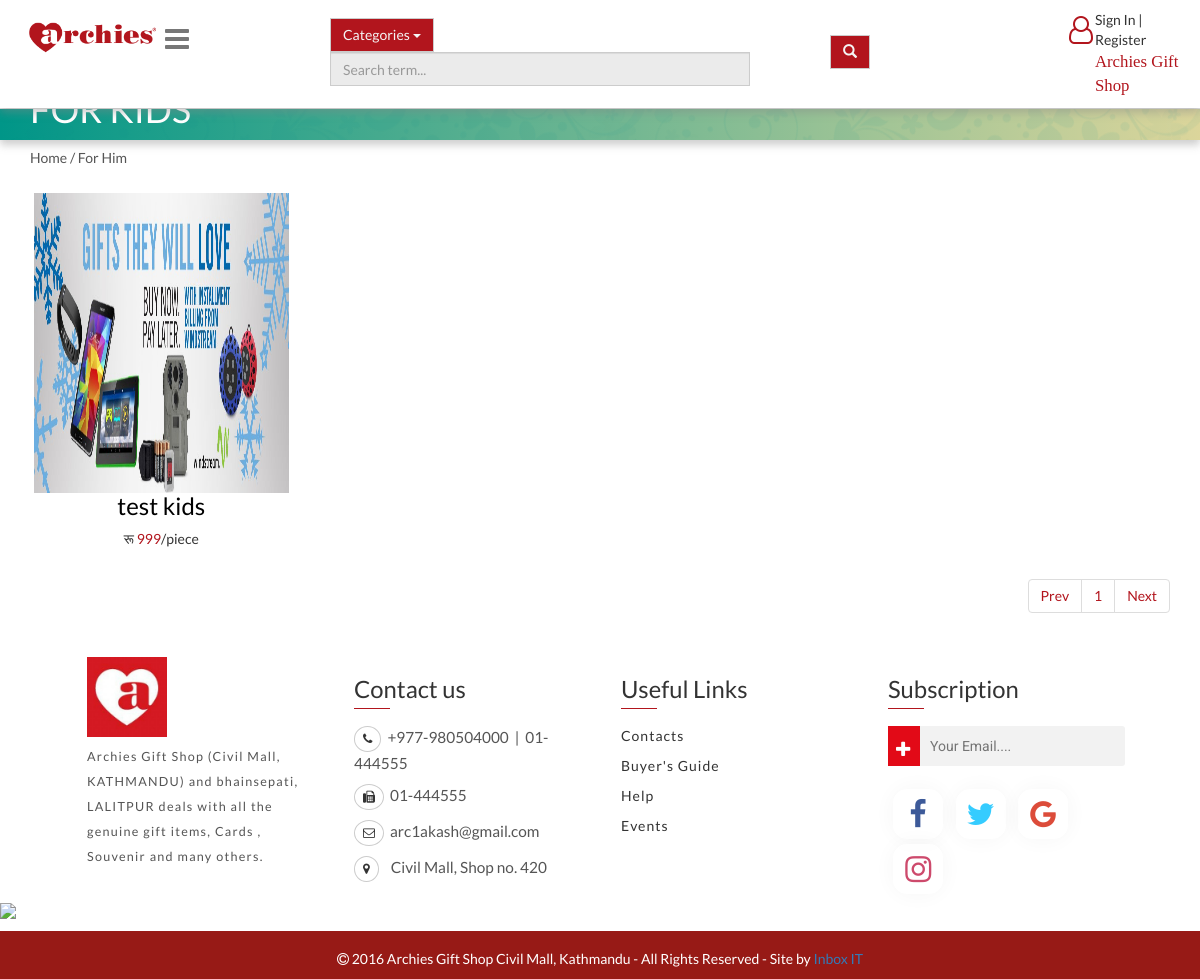
The app's page /forkids.php with its own data.
### tables this page shows
CREATE TABLE `products` (
  `id` int(11) NOT NULL,
  `product_name` varchar(100) NOT NULL,
  `price` int(11) NOT NULL,
  `stock` int(11) NOT NULL,
  `category_id` int(100) NOT NULL,
  `src` varchar(900) NOT NULL,
  `main_category_id` int(11) DEFAULT NULL
);

### forkids.php (the view, shortened to what this page needs)
<?php
require 'includes/db.php';
?>
<!DOCTYPE html>
<html lang="en">
<head>
    <?php include 'includes/head.php';?>
</head>
<body>
		<?php include 'includes/fixed-nav.php'; ?>
		<div class="head-banner container col-lg-12 col-md-12 col-sm-12 col-xs-12">
			<div class="banner-caption"><h1>FOR KIDS</h1></div>
		</div>
		<div class="container product-address-header col-md-12 col-sm-12 col-xs-12">
			<h5><a class="generic-anchor" href="index.php">Home</a>  / <a class="generic-anchor" href="forkids.php"> For Him</a> </h5>
	   	</div>
      <section class="product-inner-showcase ">
    <div class="container" style="width:100%;">
      <div class="row">
          <div class="col-lg-12 col-md-12 col-sm-12 col-xs-12 " >
            <div class="item text-center">
           <?php
        if(isset($_POST['prodper']))
        {
          $perpage= $_POST['perpage'];
        } else{
        $perpage = 12;
        }
        if(isset($_GET["page"])){
        $page = intval($_GET["page"]);
        }
        else {
        $page = 1;
        }
        $calc = $perpage * $page;
        $start = $calc - $perpage;
        $result = mysqli_query($conn, "SELECT a.* FROM products a inner join main_categories b on a.main_category_id = b.id Where b.category = 'for kids'  Limit $start, $perpage");
        $rows = mysqli_num_rows($result);
        if($rows > 0){
        while($post = mysqli_fetch_assoc($result)) {
        ?>
        <div class="col-md-3 col-sm-3 col-xs-12">
                  <div class="thumbnail product-item">
                     <div class="hovereffect">
                    <img class="img-responsive item-img" src="img/products/<?php echo $post['src']; ?>" alt="product">
                </div>
                  </div>
                  <h3><a href="products.php?id=<?php echo $post['id']; ?>"><?php echo $post['product_name']; ?></a></h3>
                  <p class="amount"> <span><?php echo $post['price'];  ?></span>/piece </p>
                    </div>
        <?php
        }
        }
        ?>
        </div>
        </div>
    </div>
  </div>
</section>
 <div class="container">
            <ul class="pagination pull-right">
<?php
    if(isset($page))
  {
    $total = $rows;
    $totalPages = ceil($total / $perpage);
    if($page <=1 ){
      echo "<li class='page-item disabled'><a class='page-link'>Prev</a></li>";
    }
    else{
      $j = $page - 1;
      echo "<li class='page-item'><a class='page-link' href='forkids.php?page=$j'>< Prev</a></li>";
    }
    for($i=1; $i <= $totalPages; $i++)
    {
      if($i<>$page)
      {
        echo "<li class='page-item'><a class='page-link' href='forkids.php?page=$i'>$i</a></li>";
      }
      else
      {
        echo "<li class='page-item' ><a class='page-link'>$i</a></li>";
      }
    }
    if($page == $totalPages )
    {
      echo "<li class='page-item disabled' ><a class='page-link'>Next</a></li>";
    }
    else
    {
      $j = $page + 1;
      echo "<li class='page-item'><a class='page-link' href='forkids.php?page=$j'>Next</a></li>";
    }
  }
  ?>
  </ul>
        </div>
	<?php include 'includes/footer.php'; ?>
</body>
</html>

### hero-slider/css/style.css (style rules this page uses)
*, *::after, *::before { -webkit-box-sizing: border-box; -moz-box-sizing: border-box; box-sizing: border-box; }
html { font-size: 62.5%; }
body { font-size: 1.6rem; font-family: "Open Sans", sans-serif; color: #2c343b; background-color: #f2f2f2; }
a { color: #d44457; text-decoration: none; }
img { max-width: 100%; }

### css/hovereffect.css (style rules this page uses)
.hovereffect { width:100%; height:300px; float:left; overflow:hidden; position:relative; text-align:center; cursor:default; }
.hovereffect img { display:block; position:relative; -webkit-transition:all .4s linear; transition:all .4s linear; height: 100%; }

### css/main.css (style rules this page uses)
body { font-family: 'Lato', sans-serif !important; }
.item-img { display: block; width: 100%; height: 100%; }
.item h3 > a { color: #000; padding: 7px; font-family: 'Lato' , sans-serif !important; text-decoration: none; position: relative; }
.item span { color: #b2151d; font-family: 'Lato', sans-serif ; }
p.amount:before { content: 'रू'; font-family: 'Lato', sans-serif ; font-size: 1em; position: relative; }
.item h3 > a:after { content: ''; position: absolute; bottom: 0; left: 0; width: 0%; border-bottom: 2px solid #b2151d; transition: 0.4s; }
.thumbnail { margin-top: 1em !important; margin-bottom: 1em; border: none !important; }
ul { list-style: none; }
a { text-decoration: none; }
a.generic-anchor { color: #555; }
.head-banner { margin-top: 5em; height:100%; background-image: url(../images/border-bg.png), linear-gradient(to right, #009688 0%, rgba(183, 170, 51, 0.49) 100%); box-shadow: 0px 5px 8px rgba(136, 136, 136, 0.41); }
.banner-caption { color:#fff; font-family: 'Lato', sans-serif ; padding-left: 15px; }
.banner-caption h1 { text-transform: uppercase; }
a.page-link { color: #b2151d !important; }
.product-address-header { font: 1.8em 'Lato', sans-serif ; color:#555; padding-left: 2.5% !important; }

### records on screen
products: src (picture), product_name "test kids", price "999"
